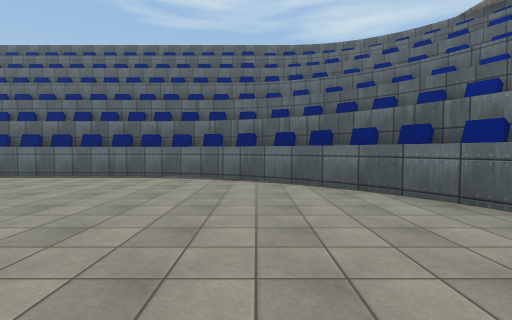
view 1 (above)

18 first-person views from a walk through a 3-D level made in the Unity game engine. The camera is 1.4 m above the floor, tilts 2° down and sees 85° across. The floor is counted in squares, 2 m on a side. Each view is taken from the middle of a square. On the plan, view 1 faces up. The plan holds only what a view shows up to about 9 squares ahead; the rest is blank. The place goes on beyond the plan. The player is left out. Some animated figures are not drawn. Surface patterns are stand-ins for the level's own textures.

view 2
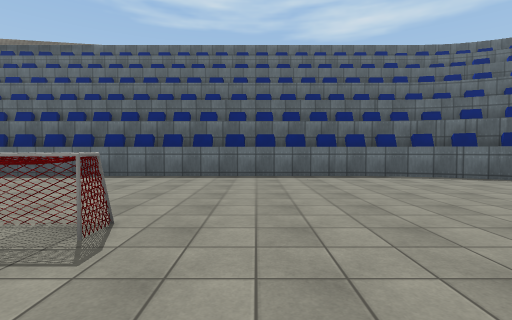

view 3
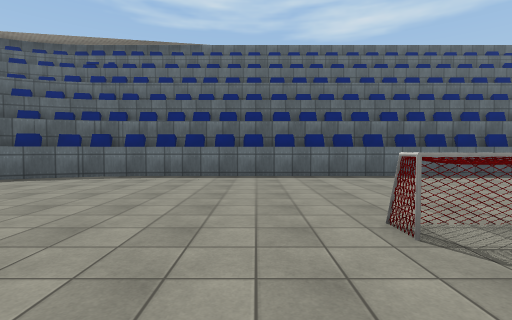

view 4
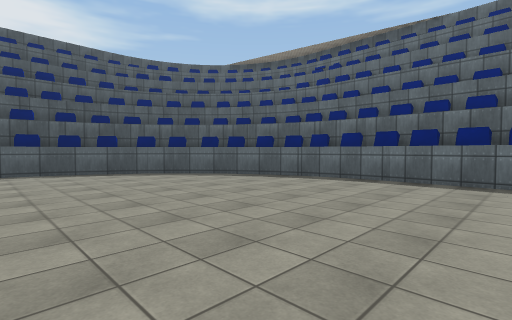

view 5
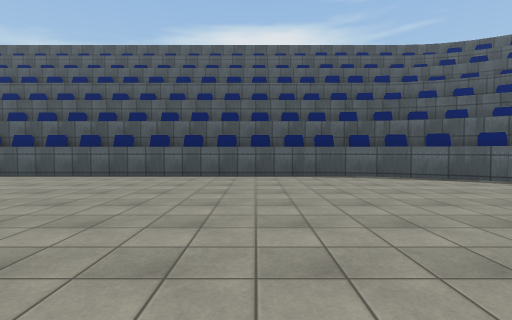

view 6
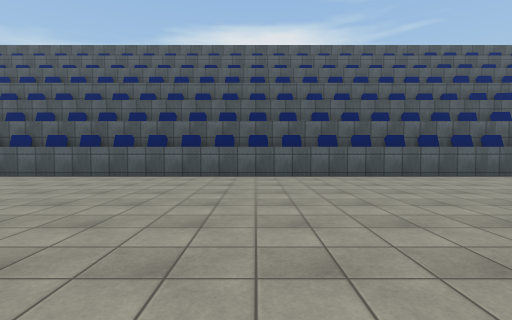

view 7
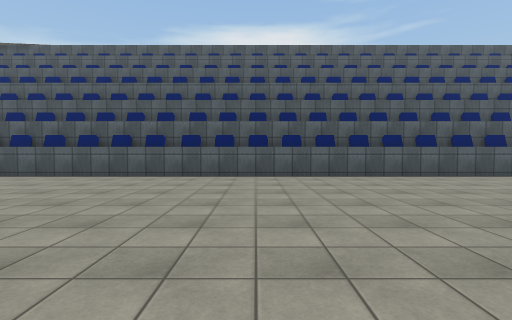

view 8
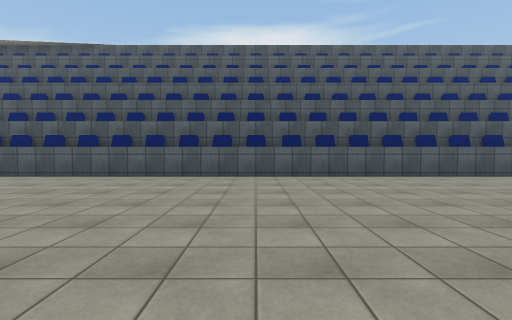

view 9
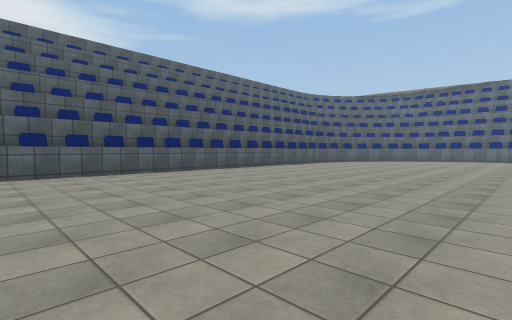

view 10
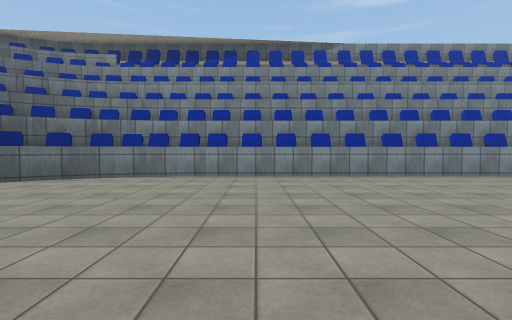

view 11
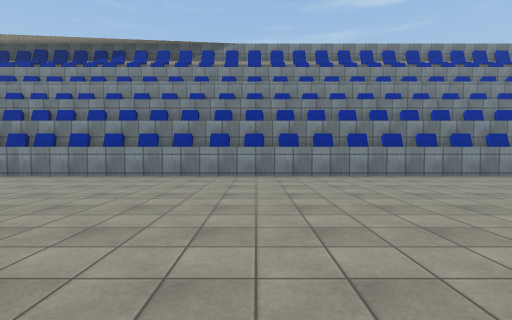

view 12
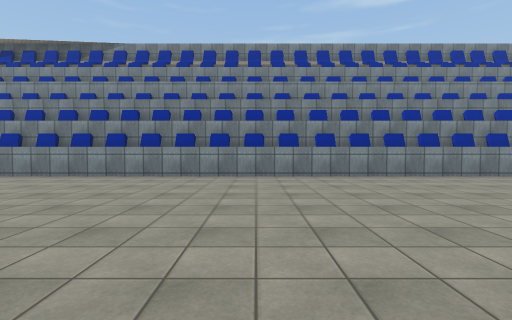

view 13
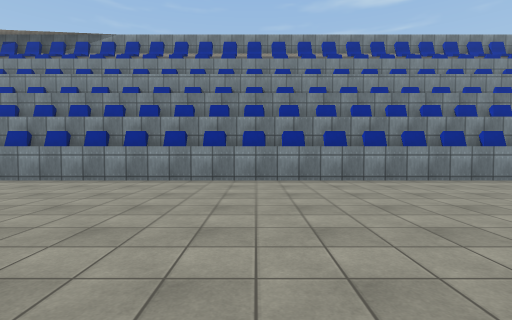

view 14
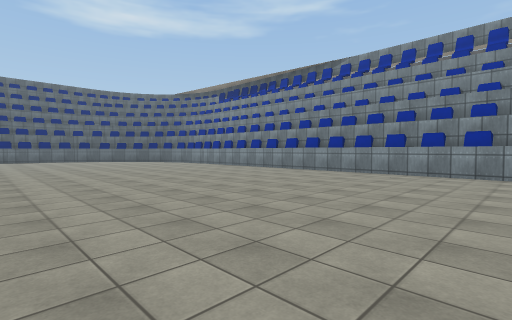

view 15
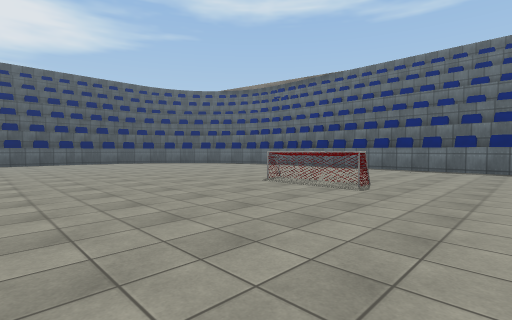

view 16
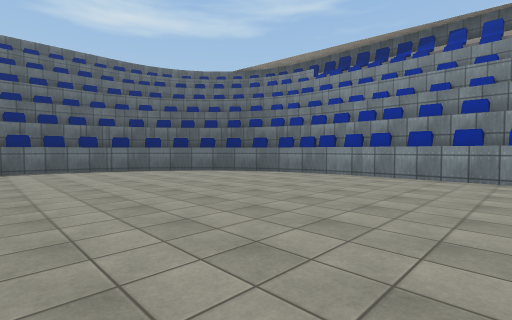

view 17
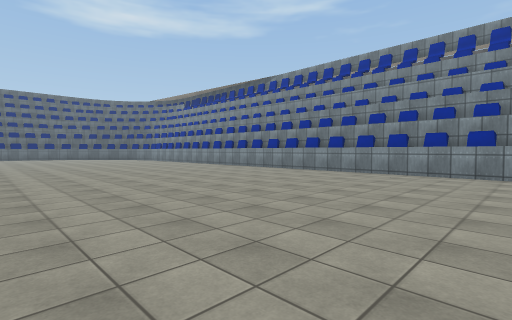

view 18
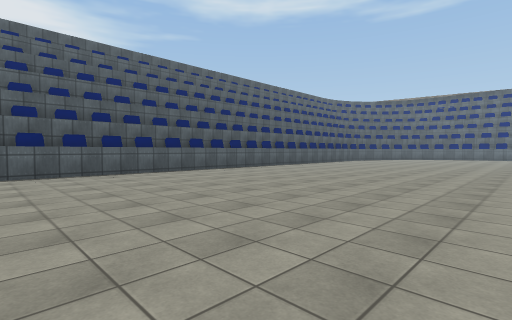

### Floor plan
Points are (right, up) in squares from view 1. A wall is a line through its corners. A room is listed if a view was taken in it or the views show most of it. See-through windows are left out.
Room 1 (views 1, 2, 3, 4, 5, 6, 7, 8, 9, 10, 11, 12, 13, 14, 15, 16, 17, 18)
walls: (3.1, 2.5) (2.8, 3.3); (-21.5, -5) (-21.5, -5.8); (-7.6, 8.5) (-8.2, 8.5); (-8.6, 8.5) (-9.1, 8.5); (-21.5, -6) (-21.5, -6.8); (-21.5, -4) (-21.5, -4.8); (-9.5, 8.5) (-10, 8.5); (-21.5, -7) (-21.5, -7.8); (-21.5, -3) (-21.5, -3.6); (-5.8, 8.5) (-7.5, 8.5); (-10.4, 8.5) (-11, 8.5); (-21.5, -8) (-21.5, -8.9); (-21.5, -2) (-21.5, -2.6); (-4.9, 8.5) (-5.6, 8.5); (2.1, 4.5) (1.6, 5.2) (1, 5.8); (-11.4, 8.5) (-11.9, 8.5); (-0.8, 7) (-1.7, 7.3); (-0.1, 6.6) (-0.9, 7); (1.1, 5.7) (0.5, 6.2); (-21.5, -1) (-21.5, -1.6); (-4, 8.5) (-4.8, 8.5); (-21.5, -9.1) (-21.5, -9.8); (0.6, 6.2) (-0.2, 6.6); (-12.2, 8.5) (-12.8, 8.5); (-15.2, 7.4) (-15.7, 7.2); (-3.1, 8.5) (-3.9, 8.5); (-21.5, 0) (-21.5, -0.6); (-15.5, 7.3) (-16.3, 7); (-21.5, -10.1) (-21.5, -10.8); (-13.1, 8.5) (-13.6, 8.5); (-16.2, 7) (-17, 6.6); (-20, 3.4) (-20.3, 2.6); (-2.2, 8.5) (-3, 8.5); (-16.9, 6.7) (-17.7, 6.2); (-21.5, 0.9) (-21.5, 0.4); (-19.6, 4.1) (-20, 3.3); (4, 3.6) (3.7, 4.2); (-21.5, -11.1) (-21.5, -11.8); (-19.2, 4.7) (-19.7, 4); (-17.6, 6.3) (-18.2, 5.7); (-18.7, 5.3) (-19.2, 4.6); (-18.2, 5.8) (-18.8, 5.1); (-1.4, 8.4) (-2, 8.5); (-21.5, 1.9) (-21.5, 1.4); (2.9, 5.6) (2.6, 6); (-15, 8.5) (-15.5, 8.4); (-21.5, -12.1) (-21.5, -12.9); (-21.5, -13.2) (-21.5, -13.9); (-20.5, 5) (-20.8, 4.4); (-21.5, -14.1) (-21.5, -14.9); (-21.5, -15.2) (-21.5, -15.9); (-21.5, -16.2) (-21.5, -16.9)
objects: other object (-21, -17); other object (-21, -16); other object (-21, -15); other object (-21, -14); other object (-21, -13); other object (-21, -12); other object (-21, -11); other object (-21, -10); other object (-21, -9); other object (-21, -8); other object (-21, -7); other object (-21, -6); other object (-21, -5); other object (-21, -4); other object (-21, -3); other object (-21, -2); other object (-21, -1); other object (-21, 0); other object (-21, 1); other object (-21, 2); other object (-15, 8); other object (-14, 8); other object (-13, 8); other object (-12, 8); other object (-11, 8); other object (-10, 8); other object (-9, 2) to (-8, 2); other object (-9, 8); other object (-8, 8); other object (-7, 8); other object (-6, 8); other object (-5, 8); other object (-4, 8); other object (-3, 8); other object (-2, 8); other object (3, 4); other object (4, -17); other object (4, -16); other object (4, -15); other object (4, -14); other object (4, -13); other object (4, -12); other object (4, -11); other object (4, -10); other object (4, -9); other object (4, -8); other object (4, -7); other object (4, -6); other object (4, -5); other object (4, -4); other object (4, -3); other object (4, -2); other object (4, -1); other object (4, 0); other object (4, 1); other object (4, 2)

Positions as (right, up) in squares from view 1, and headings:
1: (0, 0), facing up
2: (-6, 0), facing up
3: (-11, 0), facing up
4: (-11, 1), facing up-left
5: (-13, -1), facing left
6: (-13, -6), facing left
7: (-13, -10), facing left
8: (-13, -13), facing left
9: (-12, -13), facing up-left
10: (-4, -1), facing right
11: (-4, -6), facing right
12: (-4, -11), facing right
13: (-3, -11), facing right
14: (-5, -12), facing up-right
15: (-5, -3), facing up-left
16: (-4, -3), facing up-right
17: (-5, -17), facing up-right
18: (-12, -17), facing up-left
